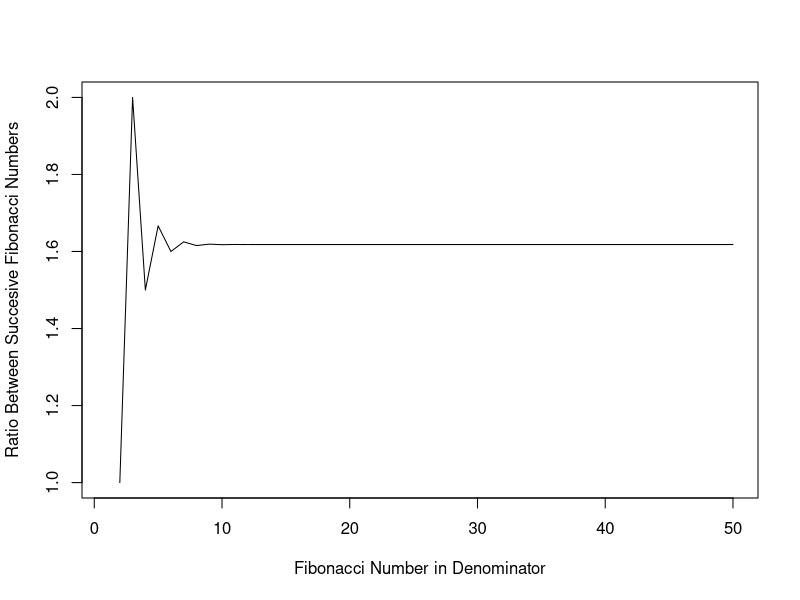

Write the R code that produced this figure.
#Create a Fibonacci sequence to practice git operations
#Adam Reimer & Carly Reimer

fib_seq <- c(0, 1)
for (i in 3:51) fib_seq[i] <- sum(fib_seq[(i-1):(i-2)])
  
plot(1:50, fib_seq[2:51]/fib_seq[1:50], 
     type = "l", 
     xlab = "Fibonacci Number in Denominator",
     ylab = "Ratio Between Succesive Fibonacci Numbers")
{golden_ratio <- fib_seq[51]/fib_seq[50]}

#A second useless comment. Plan to commit then revert the commit.
